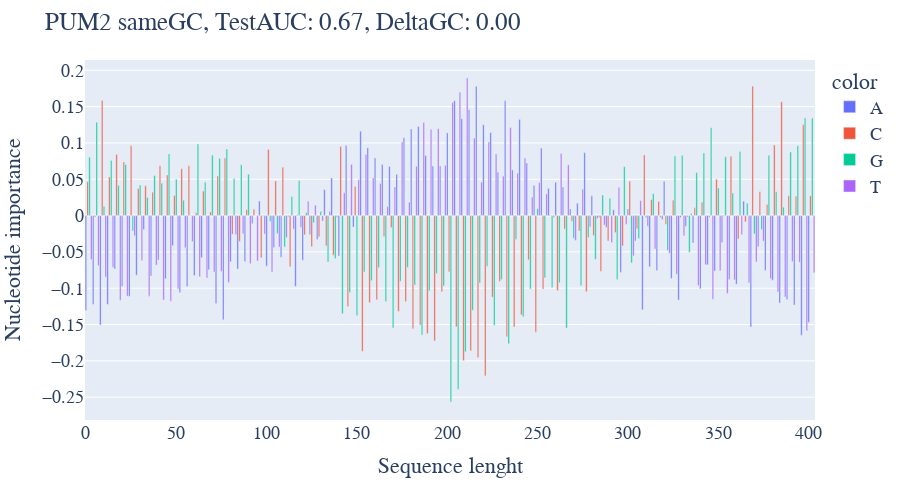
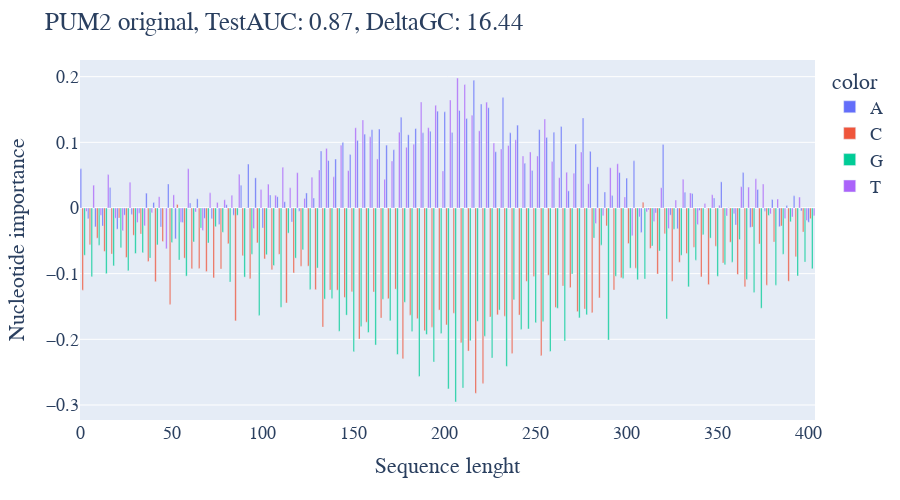
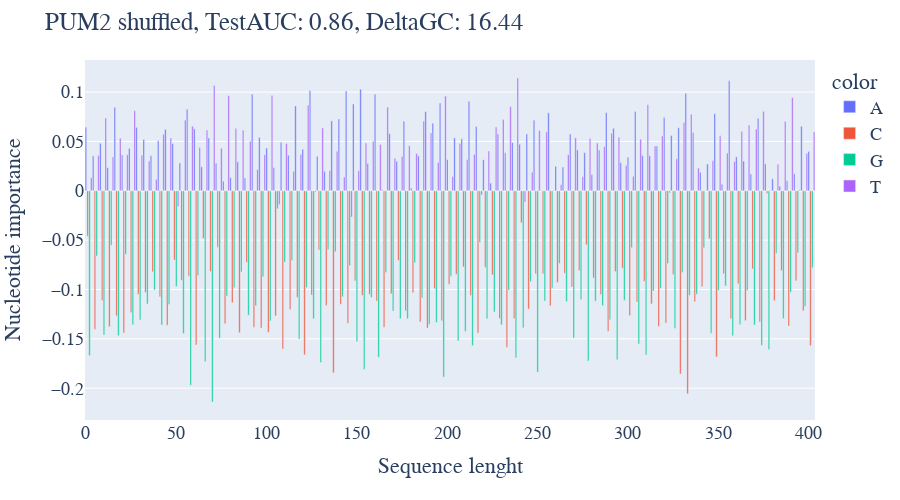

Write notebook code for charts like these, in order.
### Code cell
PUM2_RBP31 = Path("/home/mrkvrbl/Diplomka/Data/rbp31/PARCLIP_PUM2/train")

PUM2_specs = process_protein(PUM2_RBP31)
print(PUM2_specs)

for entry in PUM2_specs:
    (df_type, AUC, baseline, delta_gc) = entry
    logreg_feature_importance(baseline, df_type, AUC, "PUM2", delta_gc)
